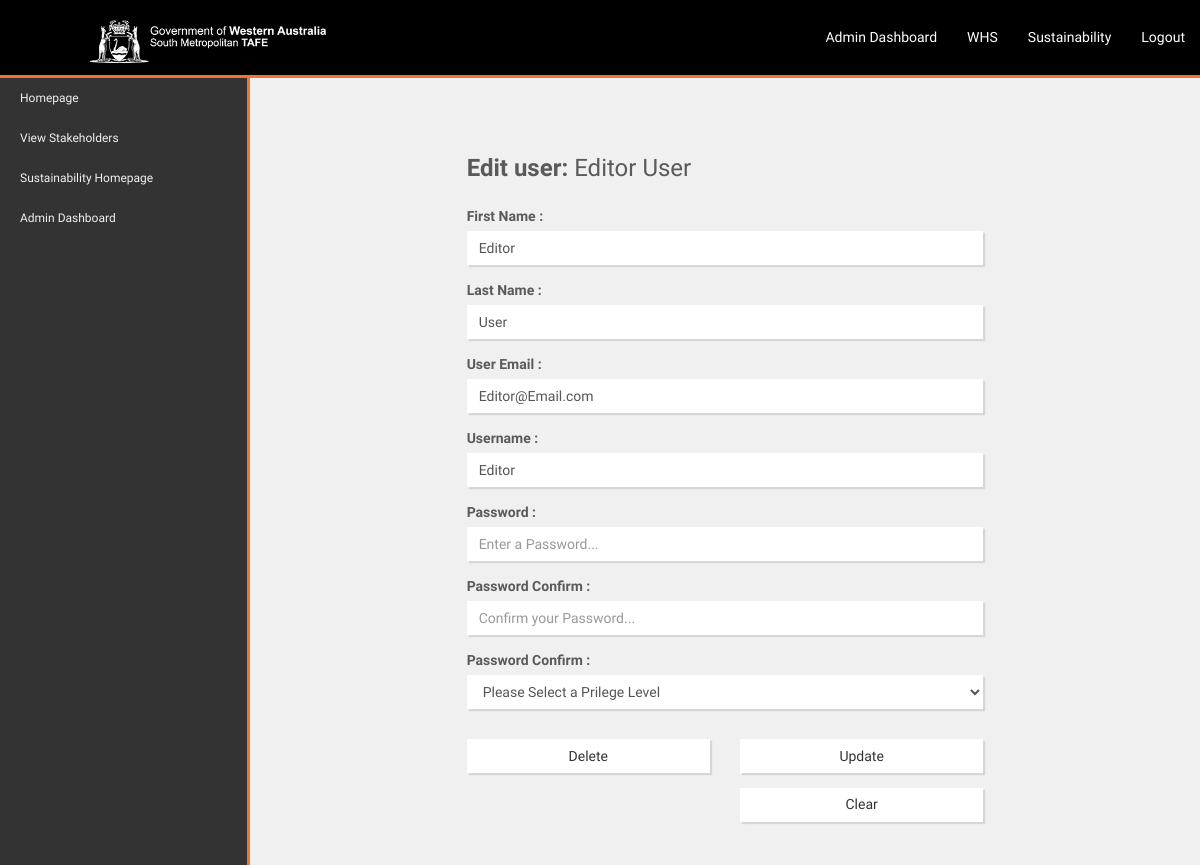
The page /User_Details.php?UserID=2 (signed in) on the database its author committed.
### tables this page shows
create table if not exists tbl_user (
	fldID BIGINT auto_increment not null,
    fldFirstName varchar(30) not null,
    fldLastName varchar(30) not null,
    fldEmail varchar(60),
    fldUserName varchar(45) not null,
    fldPassword text not null,
    fldPasswordSalt text not null,
    fldFkPrivilegeId BIGINT not null,
    primary key (fldID),
		index fldFkPrivilegeIdIdx (fldFkPrivilegeId),
	constraint fldFkprivilegeId
		foreign key (fldFkprivilegeId)
			references tbl_privilege (fldID)
		on delete no action
        on update no action);

### CLASS_FILES/cDB_Conn.php (called while the page is built, shortened)
<?php
    class DB_Conn extends Class_Lib
    {
        private static $oConn = null;
        public static function oConn()
        {
            if (!isset(self::$oConn)) {
                self::$oConn = new PDO('mysql:host=localhost; dbname=intranetdb; charset=utf8', 'root', '');
            }
            return self::$oConn;
        }
    }

### CLASS_FILES/cFunction_library.php (called while the page is built, shortened)
<?php
class function_lib extends Class_Lib
{
    public function checkValue($i_sFldName, $i_DefaultVal)
    {
        if (isset($_POST[$i_sFldName])) {
            return $_POST[$i_sFldName];
        } Else if (isset($_GET[$i_sFldName])) {
            return $_GET[$i_sFldName];
        } else {
            return $i_DefaultVal;
        }
    }
}

### CLASS_FILES/cDB_Functions.php (called while the page is built, shortened)
<?php
require_once "cDB_Conn.php";
class DB_Functions extends DB_Conn
{
    public function getfromDB($i_sql)
    {
        Return parent::oConn()->query($i_sql);
    }
}

### User_Details.php (the view, shortened to what this page needs)
<?php
$Function_lib = new function_lib();
$DBFunctions = new DB_Functions();
$User_Full_Name = "Create a new User...";
$i_FirstName = "";
$i_LastName = "";
$i_Email = "";
$i_Username = "";
$DeleteThisButton = "";
$UserIDField = "";
$SubmitButtonClass = "col-sm-4 col-sm-offset-6 margin-top";
$SubmitButton = "Submit";
$PrivilegeDropdownOptions = $Function_lib->getDropdown("select fldID, fldTitle from tbl_privilege", "fldID", "fldTitle");
if (($UserID = $Function_lib->checkValue("UserID", "")) != "") {
    $SQL = <<<SQL
              select * from tbl_user where fldID = $UserID
SQL;
    foreach ($DBFunctions->getfromDB($SQL) as $BeppBopp) {
        $i_FirstName = $BeppBopp['fldFirstName'];
        $i_LastName = $BeppBopp['fldLastName'];
        $i_Email = $BeppBopp['fldEmail'];
        $i_Username = $BeppBopp['fldUserName'];
        $SubmitButton = "Update";
        $User_Full_Name = '<b>Edit user: </b>' . $i_FirstName . ' ' . $i_LastName;
        $UserIDField = <<<HTML
                    <input type="hidden" value="$UserID" name="UserIDField">
HTML;
        $SubmitButtonClass = "col-sm-4 margin-top";
        $DeleteThisButton = <<<HTML
                            <div class="col-sm-4 col-sm-offset-2 margin-top">
                                <input type="submit" name="Submit" value="Delete" class="form-control btn btn-default">
                            </div>
HTML;
    }
}
$outgoing_HTML = <<<HTML
                    <form action="User_Details.php" method="post" class="form-horizontal margin-top" role="form">
                        <div class="form-group" id="">
                            <div class="col-sm-8 col-sm-offset-2">
                                <h3>$User_Full_Name</h3>
                            </div>
                        </div>
                        <div class="form-group" id="">
                            <label class="col-sm-8 col-sm-offset-2" for="First_Name">First Name :</label>
                            <div class="col-sm-8 col-sm-offset-2">
                                <input required maxlength="45" type="text"  class="form-control" name="First_Name" id="First_Name" Placeholder="Enter first name..." value="$i_FirstName">
                            </div>
                        </div>
                        <div class="form-group" id="">
                            <label class="col-sm-8 col-sm-offset-2" for="Last_Name">Last Name :</label>
                            <div class="col-sm-8 col-sm-offset-2">
                                <input required maxlength="45" type="text"  class="form-control" name="Last_Name" id="Last_Name" Placeholder="Enter last name..." value="$i_LastName">
                            </div>
                        </div>
                        <div class="form-group" id="">
                            <label class="col-sm-8 col-sm-offset-2" for="User_Email">User Email :</label>
                            <div class="col-sm-8 col-sm-offset-2">
                                <input required maxlength="45" type="email"  class="form-control" name="User_Email" id="Last_Name" Placeholder="Enter users email..." value="$i_Email">
                            </div>
                        </div>
                        <div class="form-group" id="">
                            <label class="col-sm-8 col-sm-offset-2" for="Username">Username :</label>
                            <div class="col-sm-8 col-sm-offset-2">
                                <input required maxlength="45" type="text"  class="form-control" name="Username" id="Username" Placeholder="Enter Username..." value="$i_Username">
                            </div>
                        </div>
                        <div class="form-group">
                            <label class="col-sm-8 col-sm-offset-2" for="User_Password">Password :</label>
                            <div class="col-sm-8 col-sm-offset-2">
                                <input maxlength="30" minlength="12" required type="password" id="User_Password" class="form-control" name="User_Password" Placeholder="Enter a Password...">
                            </div>
                        </div>
                        <div class="form-group">
                            <label class="col-sm-8 col-sm-offset-2" for="User_Password_Confirm">Password Confirm :</label>
                            <div class="col-sm-8 col-sm-offset-2">
                                <input maxlength="30" minlength="12" id="User_Password_Confirm"  onkeyup="passwordcheck('User_Password', 'User_Password_Confirm')" required type="password" class="form-control" name="User_Password_Confirm" Placeholder="Confirm your Password...">
                            </div>
                        </div>
                        <div class="form-group">
                            <label class="col-sm-8 col-sm-offset-2" for="User_Password_Confirm">Password Confirm :</label>
                            <div class="col-sm-8 col-sm-offset-2">
                                <select name="PrivilegeDropdown" class="form-control">
                                    <option id="-99">Please Select a Prilege Level</option>
                                    $PrivilegeDropdownOptions
                                </select>
                            </div>
                        </div>
                        $UserIDField
                        <div class="form-group">
                            $DeleteThisButton
                            <div class="$SubmitButtonClass">
                                <input type="submit" name="Submit" id="submit" value="$SubmitButton" class="form-control btn btn-default">
                            </div>
                            <div class="col-sm-4 col-sm-offset-6 margin-top">
                                <a href="User_Details.php" id="Reset" class="form-control btn btn-default">Clear</a>
                            </div>
                        </div>
                    </form>
HTML;
$oPage_Load = new Page_Load($outgoing_HTML);
echo $oPage_Load->getPage();

### CSS/simple-sidebar.css (style rules this page uses)
body { overflow-x: hidden; }

### CSS/style_main.css (style rules this page uses)
body { height: 100%; width: 100%; background-color: #f0f0f0; }
* { border-radius: 0 !important; border-style: none !important; font-size: 100%; font-family: Arimo !important; }
.margin-top { margin-top: 15px; }
input, textarea, select, .form-group > div > a, .btn, .btn-default { box-shadow: 2px 2px 1px #d6d6d6 !important; }

### CSS/JS-Slideshow.css (style rules this page uses)
body { padding-bottom: 40px; color: #5a5a5a; }

### rows shown on the page
tbl_user: fldFirstName "Editor", fldLastName "User", First_Name "Editor", Last_Name "User", User_Email "Editor@Email.com", Username "Editor"
